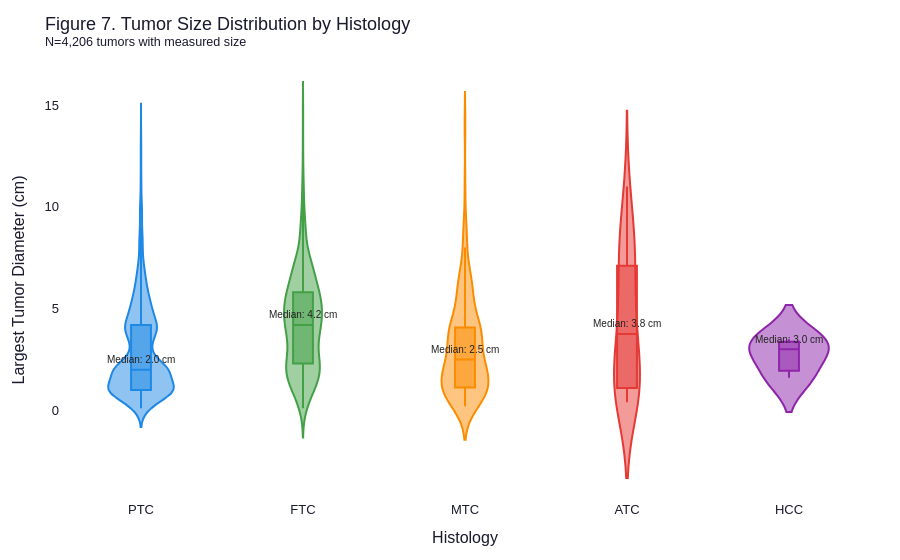

The code cell stored with this chart in its notebook:
### Markdown cell above
## Figure 7 — Tumor Size Distribution by Histology

### Code cell
HISTO_KEEP = ['PTC', 'FTC', 'MTC', 'ATC', 'HCC']
df7 = afv3[
    afv3['histology_1_type'].isin(HISTO_KEEP) &
    afv3['largest_tumor_cm'].notna() &
    (afv3['largest_tumor_cm'] > 0) &
    (afv3['largest_tumor_cm'] < 15)
].copy()

HISTO_COLORS = {'PTC': '#1E88E5', 'FTC': '#43A047', 'MTC': '#FB8C00', 'ATC': '#E53935', 'HCC': '#8E24AA'}

medians = df7.groupby('histology_1_type')['largest_tumor_cm'].median().reset_index()
medians.columns = ['histology_1_type', 'median_cm']
medians['label'] = medians['median_cm'].map(lambda v: f'Median: {v:.1f} cm')

fig7 = px.violin(
    df7, x='histology_1_type', y='largest_tumor_cm',
    color='histology_1_type',
    color_discrete_map=HISTO_COLORS,
    category_orders={'histology_1_type': HISTO_KEEP},
    box=True, points=False,
    labels={'histology_1_type': 'Histology', 'largest_tumor_cm': 'Largest Tumor (cm)'},
)
# Annotate medians
for _, row in medians.iterrows():
    x_idx = HISTO_KEEP.index(row['histology_1_type']) if row['histology_1_type'] in HISTO_KEEP else None
    if x_idx is not None:
        fig7.add_annotation(
            x=row['histology_1_type'], y=row['median_cm'] + 0.5,
            text=row['label'], showarrow=False,
            font=dict(size=10, color='#222'),
        )
fig7.update_layout(
    **PLOTLY_LAYOUT,
    title=f'Figure 7. Tumor Size Distribution by Histology<br><sup>N={len(df7):,} tumors with measured size</sup>',
    showlegend=False,
    yaxis_title='Largest Tumor Diameter (cm)',
)
fig7.show()
save_fig(fig7, 'fig7_tumor_size_by_histology')

### Figure 1 — Plotly figure (JSON) as saved in the notebook; plotly's stock layout.template omitted (floating-point values rounded to 4 significant figures; data arrays with more than 128 entries replaced by an {"elided": "..."} marker saying what was removed)
{"data": [{"alignmentgroup": "True", "box": {"visible": true}, "hovertemplate": "Histology=%{x}<br>Largest Tumor (cm)=%{y}<extra></extra>", "legendgroup": "PTC", "marker": {"color": "#1E88E5"}, "name": "PTC", "offsetgroup": "PTC", "orientation": "v", "points": false, "scalegroup": "True", "showlegend": true, "type": "violin", "x": {"elided": "3494 str values"}, "x0": " ", "xaxis": "x", "y": {"elided": "3494 float values"}, "y0": " ", "yaxis": "y"}, {"alignmentgroup": "True", "box": {"visible": true}, "hovertemplate": "Histology=%{x}<br>Largest Tumor (cm)=%{y}<extra></extra>", "legendgroup": "FTC", "marker": {"color": "#43A047"}, "name": "FTC", "offsetgroup": "FTC", "orientation": "v", "points": false, "scalegroup": "True", "showlegend": true, "type": "violin", "x": {"elided": "506 str values"}, "x0": " ", "xaxis": "x", "y": {"elided": "506 float values"}, "y0": " ", "yaxis": "y"}, {"alignmentgroup": "True", "box": {"visible": true}, "hovertemplate": "Histology=%{x}<br>Largest Tumor (cm)=%{y}<extra></extra>", "legendgroup": "MTC", "marker": {"color": "#FB8C00"}, "name": "MTC", "offsetgroup": "MTC", "orientation": "v", "points": false, "scalegroup": "True", "showlegend": true, "type": "violin", "x": {"elided": "179 str values"}, "x0": " ", "xaxis": "x", "y": {"elided": "179 float values"}, "y0": " ", "yaxis": "y"}, {"alignmentgroup": "True", "box": {"visible": true}, "hovertemplate": "Histology=%{x}<br>Largest Tumor (cm)=%{y}<extra></extra>", "legendgroup": "ATC", "marker": {"color": "#E53935"}, "name": "ATC", "offsetgroup": "ATC", "orientation": "v", "points": false, "scalegroup": "True", "showlegend": true, "type": "violin", "x": ["ATC", "ATC", "ATC", "ATC", "ATC", "ATC", "ATC", "ATC", "ATC", "ATC", "ATC", "ATC", "ATC", "ATC", "ATC", "ATC", "ATC", "ATC", "ATC", "ATC", "ATC", "ATC", "ATC", "ATC"], "x0": " ", "xaxis": "x", "y": [7.2, 0.5, 5.8, 4.3, 9.2, 2.2, 8.1, 4.0, 2.0, 8.5, 1.4, 3.5, 8.7, 2.3, 0.4, 6.0, 7.0, 11.0, 4.1, 0.5, 0.8, 1.0, 1.2, 0.8], "y0": " ", "yaxis": "y"}, {"alignmentgroup": "True", "box": {"visible": true}, "hovertemplate": "Histology=%{x}<br>Largest Tumor (cm)=%{y}<extra></extra>", "legendgroup": "HCC", "marker": {"color": "#8E24AA"}, "name": "HCC", "offsetgroup": "HCC", "orientation": "v", "points": false, "scalegroup": "True", "showlegend": true, "type": "violin", "x": ["HCC", "HCC", "HCC"], "x0": " ", "xaxis": "x", "y": [3.5, 3.0, 1.6], "y0": " ", "yaxis": "y"}], "layout": {"annotations": [{"font": {"color": "#222", "size": 10}, "showarrow": false, "text": "Median: 3.8 cm", "x": "ATC", "y": 4.25}, {"font": {"color": "#222", "size": 10}, "showarrow": false, "text": "Median: 4.2 cm", "x": "FTC", "y": 4.7}, {"font": {"color": "#222", "size": 10}, "showarrow": false, "text": "Median: 3.0 cm", "x": "HCC", "y": 3.5}, {"font": {"color": "#222", "size": 10}, "showarrow": false, "text": "Median: 2.5 cm", "x": "MTC", "y": 3.0}, {"font": {"color": "#222", "size": 10}, "showarrow": false, "text": "Median: 2.0 cm", "x": "PTC", "y": 2.5}], "font": {"color": "#1a1a2e", "family": "Arial, sans-serif", "size": 13}, "legend": {"title": {"text": "Histology"}, "tracegroupgap": 0}, "margin": {"b": 60, "l": 60, "r": 30, "t": 60}, "paper_bgcolor": "white", "plot_bgcolor": "white", "showlegend": false, "title": {"text": "Figure 7. Tumor Size Distribution by Histology<br><sup>N=4,206 tumors with measured size</sup>"}, "violinmode": "overlay", "xaxis": {"anchor": "y", "categoryarray": ["PTC", "FTC", "MTC", "ATC", "HCC"], "categoryorder": "array", "domain": [0.0, 1.0], "title": {"text": "Histology"}}, "yaxis": {"anchor": "x", "domain": [0.0, 1.0], "title": {"text": "Largest Tumor Diameter (cm)"}}}}
